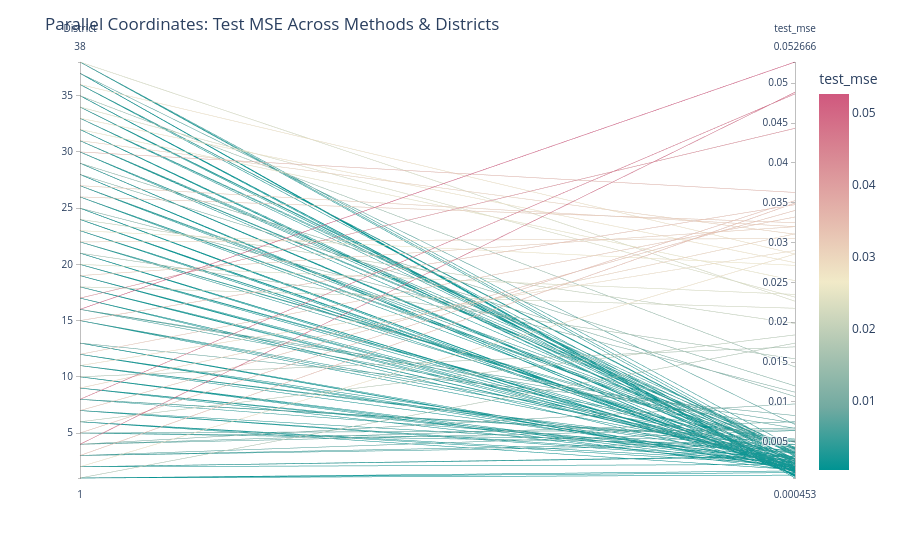

Source (notebook cell):
### Code cell
#Parallel coordinates plot to visualize test MSE across methods and districts
fig = px.parallel_coordinates(df_all, color="test_mse",
                              dimensions=["District", "method", "test_mse"],
                              color_continuous_scale=px.colors.diverging.Tealrose)
fig.update_layout(title="Parallel Coordinates: Test MSE Across Methods & Districts")
fig.show()

### Figure 1 — Plotly figure (JSON) as saved in the notebook; plotly's stock layout.template omitted (floating-point values rounded to 4 significant figures; data arrays with more than 128 entries replaced by an {"elided": "..."} marker saying what was removed)
{"data": [{"dimensions": [{"label": "District", "values": {"elided": "148 int values"}}, {"label": "test_mse", "values": {"elided": "148 float values"}}], "domain": {"x": [0, 1], "y": [0, 1]}, "line": {"color": {"elided": "148 float values"}, "coloraxis": "coloraxis"}, "name": "", "type": "parcoords"}], "layout": {"coloraxis": {"colorbar": {"title": {"text": "test_mse"}}, "colorscale": [[0, "rgb(0, 147, 146)"], [0.1667, "rgb(114, 170, 161)"], [0.3333, "rgb(177, 199, 179)"], [0.5, "rgb(241, 234, 200)"], [0.6667, "rgb(229, 185, 173)"], [0.8333, "rgb(217, 137, 148)"], [1, "rgb(208, 88, 126)"]]}, "legend": {"tracegroupgap": 0}, "margin": {"t": 60}, "title": {"text": "Parallel Coordinates: Test MSE Across Methods & Districts"}}}
